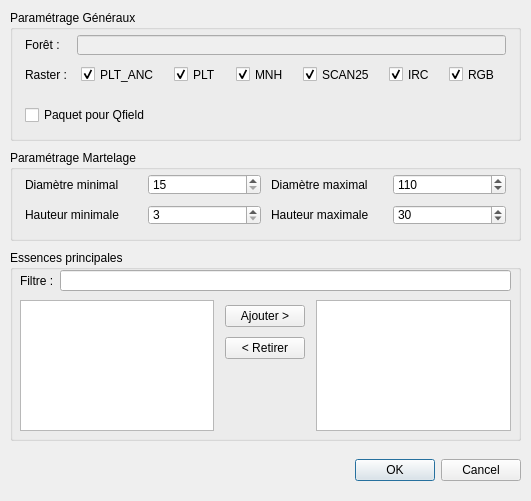
<?xml version="1.0" encoding="UTF-8"?>
<ui version="4.0">
 <class>TreeMarkingCreateDialog</class>
 <widget class="QDialog" name="TreeMarkingCreateDialog">
  <property name="geometry">
   <rect>
    <x>0</x>
    <y>0</y>
    <width>531</width>
    <height>501</height>
   </rect>
  </property>
  <property name="windowTitle">
   <string>Martelage</string>
  </property>
  <widget class="QGroupBox" name="groupBox_2">
   <property name="geometry">
    <rect>
     <x>10</x>
     <y>250</y>
     <width>511</width>
     <height>191</height>
    </rect>
   </property>
   <property name="title">
    <string>Essences principales</string>
   </property>
   <widget class="QWidget" name="gridLayoutWidget_5">
    <property name="geometry">
     <rect>
      <x>10</x>
      <y>50</y>
      <width>491</width>
      <height>131</height>
     </rect>
    </property>
    <layout class="QGridLayout" name="gridLayout_6">
     <item row="0" column="2">
      <widget class="QListWidget" name="lw_selected_species"/>
     </item>
     <item row="0" column="1">
      <layout class="QGridLayout" name="gridLayout_5">
       <property name="leftMargin">
        <number>5</number>
       </property>
       <property name="topMargin">
        <number>5</number>
       </property>
       <property name="rightMargin">
        <number>5</number>
       </property>
       <property name="bottomMargin">
        <number>5</number>
       </property>
       <property name="spacing">
        <number>10</number>
       </property>
       <item row="1" column="0">
        <widget class="QPushButton" name="pb_remove_species">
         <property name="text">
          <string>&lt; Retirer</string>
         </property>
        </widget>
       </item>
       <item row="2" column="0">
        <spacer name="verticalSpacer">
         <property name="orientation">
          <enum>Qt::Vertical</enum>
         </property>
         <property name="sizeHint" stdset="0">
          <size>
           <width>20</width>
           <height>40</height>
          </size>
         </property>
        </spacer>
       </item>
       <item row="0" column="0">
        <widget class="QPushButton" name="pb_add_species">
         <property name="text">
          <string>Ajouter &gt;</string>
         </property>
        </widget>
       </item>
      </layout>
     </item>
     <item row="0" column="0">
      <widget class="QListWidget" name="lw_species"/>
     </item>
    </layout>
   </widget>
   <widget class="QWidget" name="horizontalLayoutWidget_2">
    <property name="geometry">
     <rect>
      <x>10</x>
      <y>20</y>
      <width>491</width>
      <height>21</height>
     </rect>
    </property>
    <layout class="QHBoxLayout" name="horizontalLayout_4">
     <item>
      <widget class="QLabel" name="label_layers_11">
       <property name="text">
        <string>Filtre :</string>
       </property>
      </widget>
     </item>
     <item>
      <widget class="QLineEdit" name="le_filter_species">
       <property name="placeholderText">
        <string extracomment="CHE..."/>
       </property>
      </widget>
     </item>
    </layout>
   </widget>
  </widget>
  <widget class="QGroupBox" name="groupBox_3">
   <property name="geometry">
    <rect>
     <x>10</x>
     <y>150</y>
     <width>511</width>
     <height>91</height>
    </rect>
   </property>
   <property name="title">
    <string>Paramétrage Martelage</string>
   </property>
   <widget class="QWidget" name="gridLayoutWidget_3">
    <property name="geometry">
     <rect>
      <x>10</x>
      <y>19</y>
      <width>491</width>
      <height>61</height>
     </rect>
    </property>
    <layout class="QGridLayout" name="gridLayout_4" rowstretch="0,0">
     <property name="leftMargin">
      <number>5</number>
     </property>
     <property name="topMargin">
      <number>5</number>
     </property>
     <property name="rightMargin">
      <number>5</number>
     </property>
     <property name="bottomMargin">
      <number>5</number>
     </property>
     <property name="spacing">
      <number>10</number>
     </property>
     <item row="0" column="3">
      <widget class="QLabel" name="label_layers_8">
       <property name="text">
        <string>Diamètre maximal</string>
       </property>
      </widget>
     </item>
     <item row="0" column="2">
      <widget class="QSpinBox" name="sp_dmin">
       <property name="minimum">
        <number>15</number>
       </property>
       <property name="maximum">
        <number>120</number>
       </property>
       <property name="singleStep">
        <number>5</number>
       </property>
      </widget>
     </item>
     <item row="0" column="1">
      <widget class="QLabel" name="label_layers_7">
       <property name="text">
        <string>Diamètre minimal</string>
       </property>
      </widget>
     </item>
     <item row="0" column="4">
      <widget class="QSpinBox" name="sp_dmax">
       <property name="minimum">
        <number>15</number>
       </property>
       <property name="maximum">
        <number>120</number>
       </property>
       <property name="singleStep">
        <number>5</number>
       </property>
       <property name="value">
        <number>110</number>
       </property>
      </widget>
     </item>
     <item row="1" column="1">
      <widget class="QLabel" name="label_layers_9">
       <property name="text">
        <string>Hauteur minimale</string>
       </property>
      </widget>
     </item>
     <item row="1" column="2">
      <widget class="QSpinBox" name="sp_hmin">
       <property name="minimum">
        <number>3</number>
       </property>
       <property name="maximum">
        <number>40</number>
       </property>
      </widget>
     </item>
     <item row="1" column="3">
      <widget class="QLabel" name="label_layers_10">
       <property name="text">
        <string>Hauteur maximale</string>
       </property>
      </widget>
     </item>
     <item row="1" column="4">
      <widget class="QSpinBox" name="sp_hmax">
       <property name="minimum">
        <number>3</number>
       </property>
       <property name="maximum">
        <number>40</number>
       </property>
       <property name="value">
        <number>30</number>
       </property>
      </widget>
     </item>
    </layout>
   </widget>
  </widget>
  <widget class="QGroupBox" name="groupBox">
   <property name="geometry">
    <rect>
     <x>10</x>
     <y>10</y>
     <width>511</width>
     <height>131</height>
    </rect>
   </property>
   <property name="title">
    <string>Paramétrage Généraux</string>
   </property>
   <widget class="QWidget" name="gridLayoutWidget">
    <property name="geometry">
     <rect>
      <x>10</x>
      <y>20</y>
      <width>491</width>
      <height>59</height>
     </rect>
    </property>
    <layout class="QGridLayout" name="gridLayout">
     <property name="leftMargin">
      <number>5</number>
     </property>
     <property name="topMargin">
      <number>5</number>
     </property>
     <property name="rightMargin">
      <number>5</number>
     </property>
     <property name="bottomMargin">
      <number>5</number>
     </property>
     <property name="spacing">
      <number>10</number>
     </property>
     <item row="0" column="0">
      <widget class="QLabel" name="label_layers_1">
       <property name="text">
        <string>Forêt :</string>
       </property>
      </widget>
     </item>
     <item row="1" column="1">
      <layout class="QHBoxLayout" name="horizontalLayout_2">
       <item>
        <widget class="QCheckBox" name="cb_plt_anc">
         <property name="sizePolicy">
          <sizepolicy hsizetype="Maximum" vsizetype="Fixed">
           <horstretch>0</horstretch>
           <verstretch>0</verstretch>
          </sizepolicy>
         </property>
         <property name="text">
          <string>PLT_ANC</string>
         </property>
         <property name="checked">
          <bool>true</bool>
         </property>
        </widget>
       </item>
       <item>
        <widget class="QCheckBox" name="cb_plt">
         <property name="sizePolicy">
          <sizepolicy hsizetype="Maximum" vsizetype="Fixed">
           <horstretch>0</horstretch>
           <verstretch>0</verstretch>
          </sizepolicy>
         </property>
         <property name="text">
          <string>PLT</string>
         </property>
         <property name="checked">
          <bool>true</bool>
         </property>
        </widget>
       </item>
       <item>
        <widget class="QCheckBox" name="cb_mnh">
         <property name="sizePolicy">
          <sizepolicy hsizetype="Maximum" vsizetype="Fixed">
           <horstretch>0</horstretch>
           <verstretch>0</verstretch>
          </sizepolicy>
         </property>
         <property name="text">
          <string>MNH</string>
         </property>
         <property name="checked">
          <bool>true</bool>
         </property>
        </widget>
       </item>
       <item>
        <widget class="QCheckBox" name="cb_scan25">
         <property name="sizePolicy">
          <sizepolicy hsizetype="Maximum" vsizetype="Fixed">
           <horstretch>0</horstretch>
           <verstretch>0</verstretch>
          </sizepolicy>
         </property>
         <property name="text">
          <string>SCAN25</string>
         </property>
         <property name="checked">
          <bool>true</bool>
         </property>
        </widget>
       </item>
       <item>
        <widget class="QCheckBox" name="cb_irc">
         <property name="sizePolicy">
          <sizepolicy hsizetype="Maximum" vsizetype="Fixed">
           <horstretch>0</horstretch>
           <verstretch>0</verstretch>
          </sizepolicy>
         </property>
         <property name="text">
          <string>IRC</string>
         </property>
         <property name="checked">
          <bool>true</bool>
         </property>
        </widget>
       </item>
       <item>
        <widget class="QCheckBox" name="cb_rgb">
         <property name="sizePolicy">
          <sizepolicy hsizetype="Maximum" vsizetype="Fixed">
           <horstretch>0</horstretch>
           <verstretch>0</verstretch>
          </sizepolicy>
         </property>
         <property name="text">
          <string>RGB</string>
         </property>
         <property name="checked">
          <bool>true</bool>
         </property>
        </widget>
       </item>
      </layout>
     </item>
     <item row="1" column="0">
      <widget class="QLabel" name="label_layers_3">
       <property name="sizePolicy">
        <sizepolicy hsizetype="Fixed" vsizetype="Preferred">
         <horstretch>0</horstretch>
         <verstretch>0</verstretch>
        </sizepolicy>
       </property>
       <property name="text">
        <string>Raster :</string>
       </property>
      </widget>
     </item>
     <item row="0" column="1">
      <widget class="QLineEdit" name="le_forest_name">
       <property name="enabled">
        <bool>false</bool>
       </property>
      </widget>
     </item>
    </layout>
   </widget>
   <widget class="QWidget" name="gridLayoutWidget_2">
    <property name="geometry">
     <rect>
      <x>10</x>
      <y>90</y>
      <width>491</width>
      <height>31</height>
     </rect>
    </property>
    <layout class="QGridLayout" name="gridLayout_2">
     <property name="leftMargin">
      <number>5</number>
     </property>
     <property name="topMargin">
      <number>5</number>
     </property>
     <property name="rightMargin">
      <number>5</number>
     </property>
     <property name="bottomMargin">
      <number>5</number>
     </property>
     <property name="spacing">
      <number>10</number>
     </property>
     <item row="0" column="0">
      <widget class="QCheckBox" name="cb_package_for_qfield">
       <property name="toolTip">
        <string extracomment="Lorsque la case est cochée, le projet est empaqueté pour QField, compressé en ZIP et déposé dans le répertoire de sortie"/>
       </property>
       <property name="statusTip">
        <string/>
       </property>
       <property name="text">
        <string>Paquet pour Qfield</string>
       </property>
       <property name="checked">
        <bool>false</bool>
       </property>
      </widget>
     </item>
     <item row="0" column="1">
      <widget class="QgsFileWidget" name="fw_outdir">
       <property name="enabled">
        <bool>false</bool>
       </property>
       <property name="toolTip">
        <string/>
       </property>
       <property name="options">
        <set>QFileDialog::ReadOnly|QFileDialog::ShowDirsOnly</set>
       </property>
      </widget>
     </item>
    </layout>
   </widget>
  </widget>
  <widget class="QWidget" name="horizontalLayoutWidget">
   <property name="geometry">
    <rect>
     <x>10</x>
     <y>450</y>
     <width>511</width>
     <height>41</height>
    </rect>
   </property>
   <layout class="QHBoxLayout" name="horizontalLayout">
    <item>
     <spacer name="horizontalSpacer">
      <property name="orientation">
       <enum>Qt::Horizontal</enum>
      </property>
      <property name="sizeHint" stdset="0">
       <size>
        <width>40</width>
        <height>20</height>
       </size>
      </property>
     </spacer>
    </item>
    <item>
     <widget class="QDialogButtonBox" name="buttonBox">
      <property name="orientation">
       <enum>Qt::Horizontal</enum>
      </property>
      <property name="standardButtons">
       <set>QDialogButtonBox::Cancel|QDialogButtonBox::Ok</set>
      </property>
     </widget>
    </item>
   </layout>
  </widget>
 </widget>
 <customwidgets>
  <customwidget>
   <class>QgsFileWidget</class>
   <extends>QWidget</extends>
   <header>qgsfilewidget.h</header>
  </customwidget>
 </customwidgets>
 <resources/>
 <connections>
  <connection>
   <sender>buttonBox</sender>
   <signal>accepted()</signal>
   <receiver>TreeMarkingCreateDialog</receiver>
   <slot>accept()</slot>
   <hints>
    <hint type="sourcelabel">
     <x>248</x>
     <y>254</y>
    </hint>
    <hint type="destinationlabel">
     <x>157</x>
     <y>274</y>
    </hint>
   </hints>
  </connection>
  <connection>
   <sender>buttonBox</sender>
   <signal>rejected()</signal>
   <receiver>TreeMarkingCreateDialog</receiver>
   <slot>reject()</slot>
   <hints>
    <hint type="sourcelabel">
     <x>316</x>
     <y>260</y>
    </hint>
    <hint type="destinationlabel">
     <x>286</x>
     <y>274</y>
    </hint>
   </hints>
  </connection>
 </connections>
</ui>
